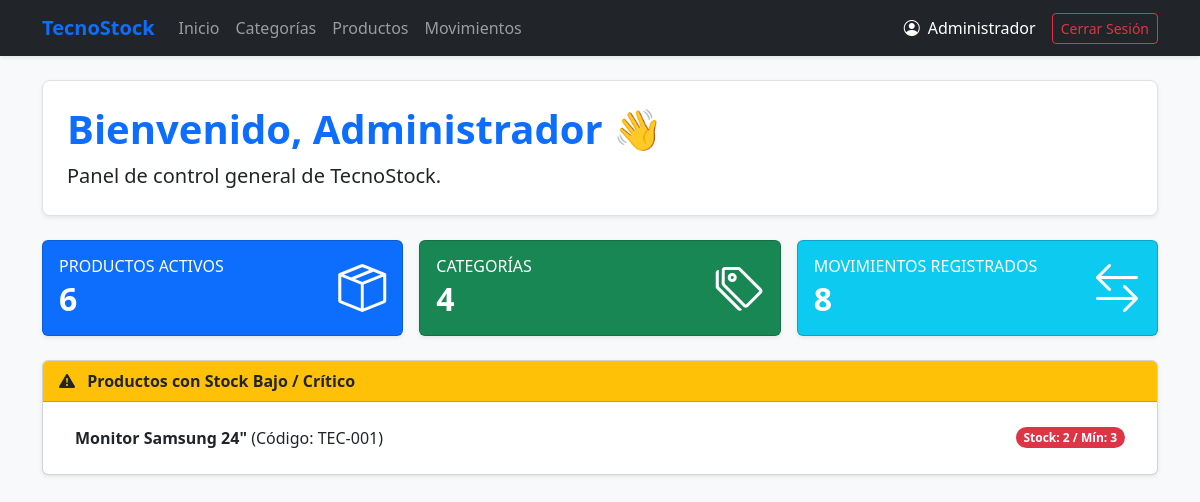
The page /index.php (signed in) on the database its author committed.
### tables this page shows
CREATE TABLE `producto` (
  `id_producto` int(11) NOT NULL,
  `codigo` varchar(50) NOT NULL,
  `nombre` varchar(100) NOT NULL,
  `descripcion` text NOT NULL,
  `precio` decimal(10,2) NOT NULL,
  `stock_actual` int(11) NOT NULL,
  `stock_minimo` int(11) NOT NULL,
  `estado` tinyint(1) NOT NULL,
  `id_categoria` int(11) NOT NULL
);

### index.php (the view)
<?php
require_once 'Conexion.php';
include_once 'includes/header.php';
$totalProd = $pdo->query("SELECT COUNT(*) FROM producto WHERE estado = 1")->fetchColumn();
$totalCat = $pdo->query("SELECT COUNT(*) FROM categoria WHERE estado = 1")->fetchColumn();
$totalMov = $pdo->query("SELECT COUNT(*) FROM movimiento")->fetchColumn();
$stmtBajo = $pdo->query("SELECT * FROM producto WHERE stock_actual <= stock_minimo AND estado = 1");
$productosBajo = $stmtBajo->fetchAll(PDO::FETCH_ASSOC);
?>
<div class="p-4 mb-4 bg-white rounded-3 shadow-sm border">
    <h1 class="display-6 fw-bold text-primary">Bienvenido, <?= htmlspecialchars($_SESSION['nombre_usuario']) ?> 👋</h1>
    <p class="lead mb-0">Panel de control general de TecnoStock.</p>
</div>
<div class="row g-3 mb-4">
    <div class="col-md-4">
        <div class="card bg-primary text-white shadow-sm">
            <div class="card-body d-flex justify-content-between align-items-center">
                <div>
                    <h6 class="card-title text-uppercase mb-1">Productos Activos</h6>
                    <h2 class="mb-0 fw-bold"><?= $totalProd ?></h2>
                </div>
                <i class="bi bi-box-seam display-5"></i>
            </div>
        </div>
    </div>
    <div class="col-md-4">
        <div class="card bg-success text-white shadow-sm">
            <div class="card-body d-flex justify-content-between align-items-center">
                <div>
                    <h6 class="card-title text-uppercase mb-1">Categorías</h6>
                    <h2 class="mb-0 fw-bold"><?= $totalCat ?></h2>
                </div>
                <i class="bi bi-tags display-5"></i>
            </div>
        </div>
    </div>
    <div class="col-md-4">
        <div class="card bg-info text-white shadow-sm">
            <div class="card-body d-flex justify-content-between align-items-center">
                <div>
                    <h6 class="card-title text-uppercase mb-1">Movimientos Registrados</h6>
                    <h2 class="mb-0 fw-bold"><?= $totalMov ?></h2>
                </div>
                <i class="bi bi-arrow-left-right display-5"></i>
            </div>
        </div>
    </div>
</div>
<div class="card shadow-sm">
    <div class="card-header bg-warning text-dark fw-bold">
        <i class="bi bi-exclamation-triangle-fill me-2"></i> Productos con Stock Bajo / Crítico
    </div>
    <div class="card-body">
        <?php if (empty($productosBajo)): ?>
            <p class="text-muted mb-0">No hay productos con alertas de stock en este momento.</p>
        <?php else: ?>
            <ul class="list-group list-group-flush">
                <?php foreach ($productosBajo as $prod): ?>
                    <li class="list-group-item d-flex justify-content-between align-items-center">
                        <span><strong><?= htmlspecialchars($prod['nombre']) ?></strong> (Código: <?= htmlspecialchars($prod['codigo']) ?>)</span>
                        <span class="badge bg-danger rounded-pill">Stock: <?= $prod['stock_actual'] ?> / Mín: <?= $prod['stock_minimo'] ?></span>
                    </li>
                <?php endforeach; ?>
            </ul>
        <?php endif; ?>
    </div>
</div>
<?php include_once 'includes/footer.php'; ?>

### rows shown on the page
producto: nombre "Monitor Samsung 24\"", codigo "TEC-001", stock_actual "2", stock_minimo "3"

### other values the page prints
$_SESSION['nombre_usuario'] "Administrador"
$totalProd "6"
$totalCat "4"
$totalMov "8"
